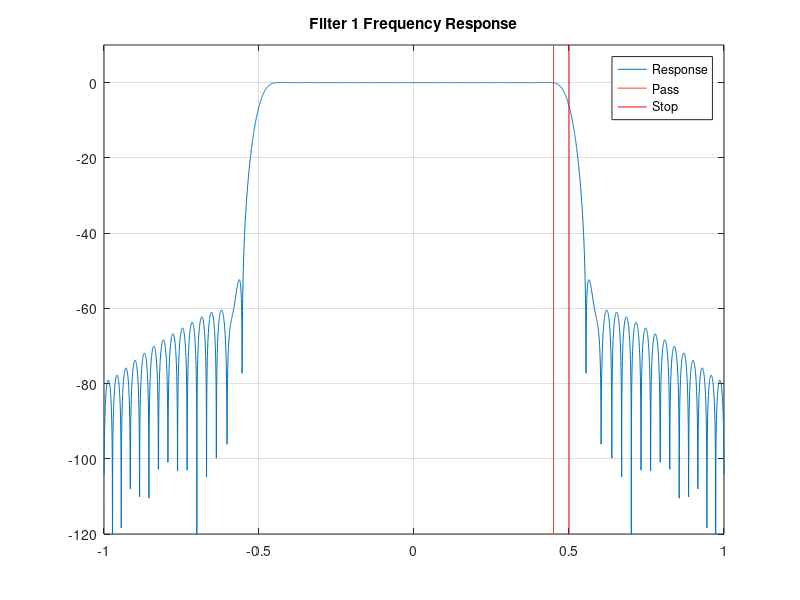

Recreate this plot in MATLAB.
clear;
pkg load signal;

len = 4096; #Points to be plotted - freq response

#Primary stage constants
decimation_rate = 2;
f2 = 1/decimation_rate;    #Stop
f1 = 0.9*f2;        #Pass
N = 63;             #Taps

Fs = 2;
f_axis = linspace(-Fs/2,Fs/2,len);

#Primary stage filter
f = [0 f1 f2 1];
m = [1 1 0 0];
#hc1 = firls(N, f, m)';
hc1 = fir1(N, f2);
fc1 = abs(fftshift(fft(hc1,len)));

#Plot primary filter response
#
#figure;
plot(f_axis, 20*log10(fc1), [f1 f1], [-10000 10000], [f2 f2], [-10000 10000], 'r');
xlim([-Fs/2 Fs/2]);
ylim([-120 10]);
title('Filter 1 Frequency Response');
legend("Response", "Pass", "Stop", "Quantized");
grid on;
#}

fileName = ["fir_dec_", num2str(decimation_rate), "_taps_",  num2str(N+1), ".txt"];
fid = fopen(fileName, 'w+');
for i = 1:N
  fprintf(fid, "%f\r\n", hc1(i));
end
fprintf(fid, "%f\r\n", 0.0);
fclose(fid);

